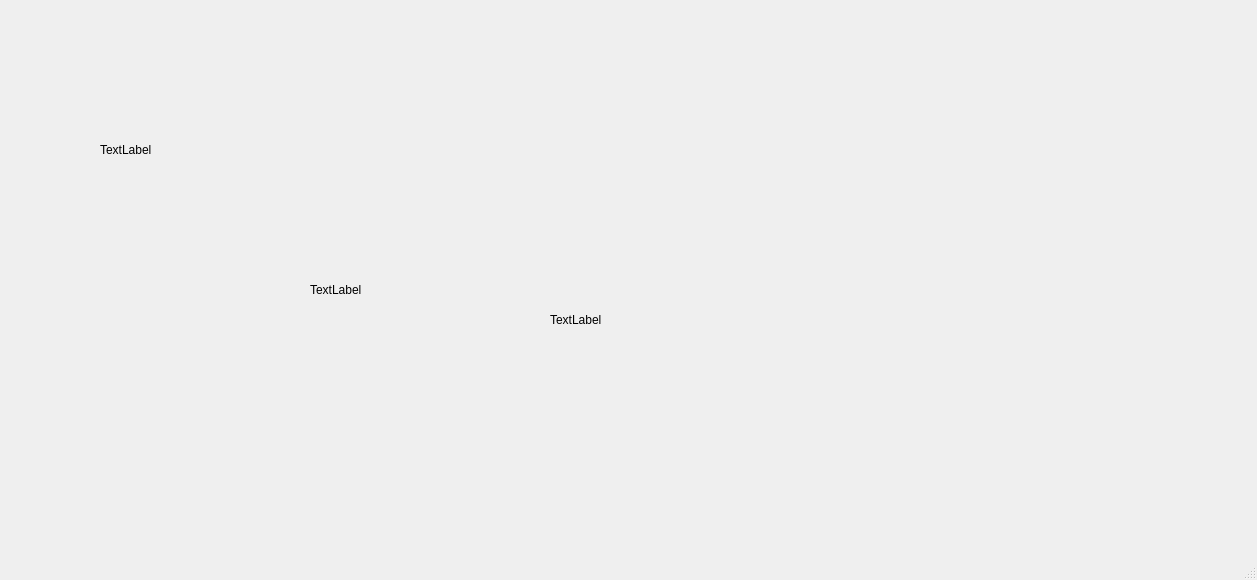
<?xml version="1.0" encoding="UTF-8"?>
<ui version="4.0">
 <class>MainWindow</class>
 <widget class="QMainWindow" name="MainWindow">
  <property name="geometry">
   <rect>
    <x>0</x>
    <y>0</y>
    <width>1257</width>
    <height>580</height>
   </rect>
  </property>
  <property name="windowTitle">
   <string>MainWindow</string>
  </property>
  <widget class="QWidget" name="centralwidget">
   <widget class="QLabel" name="label">
    <property name="geometry">
     <rect>
      <x>100</x>
      <y>140</y>
      <width>63</width>
      <height>20</height>
     </rect>
    </property>
    <property name="text">
     <string>TextLabel</string>
    </property>
   </widget>
   <widget class="QLabel" name="label_2">
    <property name="geometry">
     <rect>
      <x>550</x>
      <y>310</y>
      <width>63</width>
      <height>20</height>
     </rect>
    </property>
    <property name="text">
     <string>TextLabel</string>
    </property>
   </widget>
   <widget class="QLabel" name="label_3">
    <property name="geometry">
     <rect>
      <x>310</x>
      <y>280</y>
      <width>63</width>
      <height>20</height>
     </rect>
    </property>
    <property name="text">
     <string>TextLabel</string>
    </property>
   </widget>
  </widget>
  <widget class="QMenuBar" name="menubar">
   <property name="geometry">
    <rect>
     <x>0</x>
     <y>0</y>
     <width>1257</width>
     <height>25</height>
    </rect>
   </property>
  </widget>
  <widget class="QStatusBar" name="statusbar"/>
 </widget>
 <resources/>
 <connections/>
</ui>
